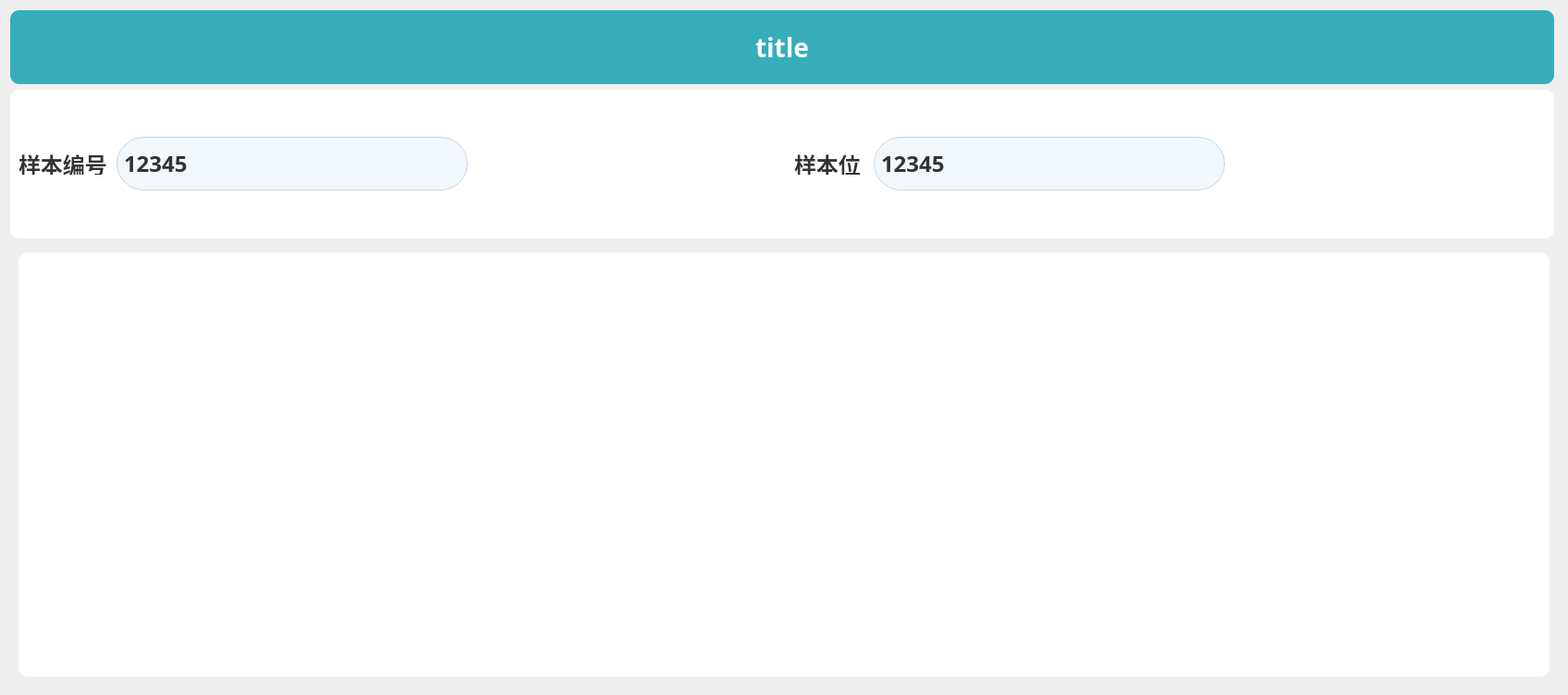
<?xml version="1.0" encoding="UTF-8"?>
<ui version="4.0">
 <class>SampleHistoryDetail</class>
 <widget class="QWidget" name="SampleHistoryDetail">
  <property name="geometry">
   <rect>
    <x>0</x>
    <y>0</y>
    <width>1696</width>
    <height>752</height>
   </rect>
  </property>
  <property name="sizePolicy">
   <sizepolicy hsizetype="Fixed" vsizetype="Fixed">
    <horstretch>0</horstretch>
    <verstretch>0</verstretch>
   </sizepolicy>
  </property>
  <property name="minimumSize">
   <size>
    <width>1696</width>
    <height>752</height>
   </size>
  </property>
  <property name="maximumSize">
   <size>
    <width>1696</width>
    <height>752</height>
   </size>
  </property>
  <property name="windowTitle">
   <string>Form</string>
  </property>
  <layout class="QVBoxLayout" name="verticalLayout" stretch="1,2,6">
   <item>
    <widget class="QWidget" name="widget" native="true">
     <property name="sizePolicy">
      <sizepolicy hsizetype="Fixed" vsizetype="Fixed">
       <horstretch>0</horstretch>
       <verstretch>0</verstretch>
      </sizepolicy>
     </property>
     <property name="minimumSize">
      <size>
       <width>1670</width>
       <height>80</height>
      </size>
     </property>
     <property name="maximumSize">
      <size>
       <width>1670</width>
       <height>80</height>
      </size>
     </property>
     <property name="styleSheet">
      <string notr="true">QWidget#widget{
background: #37ADBA;
border-radius: 10px 10px 0px 0px;
}</string>
     </property>
     <layout class="QHBoxLayout" name="horizontalLayout">
      <item>
       <spacer name="horizontalSpacer">
        <property name="orientation">
         <enum>Qt::Horizontal</enum>
        </property>
        <property name="sizeHint" stdset="0">
         <size>
          <width>341</width>
          <height>20</height>
         </size>
        </property>
       </spacer>
      </item>
      <item>
       <widget class="QLabel" name="lab_title">
        <property name="styleSheet">
         <string notr="true">font-family: PingFang SC;
font-weight: bold;
font-size: 28px;
color: #FFFFFF;
line-height: 42px;</string>
        </property>
        <property name="text">
         <string>title</string>
        </property>
       </widget>
      </item>
      <item>
       <spacer name="horizontalSpacer_2">
        <property name="orientation">
         <enum>Qt::Horizontal</enum>
        </property>
        <property name="sizeHint" stdset="0">
         <size>
          <width>340</width>
          <height>20</height>
         </size>
        </property>
       </spacer>
      </item>
     </layout>
    </widget>
   </item>
   <item>
    <widget class="QWidget" name="widget_2" native="true">
     <property name="sizePolicy">
      <sizepolicy hsizetype="Fixed" vsizetype="Fixed">
       <horstretch>0</horstretch>
       <verstretch>0</verstretch>
      </sizepolicy>
     </property>
     <property name="minimumSize">
      <size>
       <width>1670</width>
       <height>161</height>
      </size>
     </property>
     <property name="maximumSize">
      <size>
       <width>1670</width>
       <height>161</height>
      </size>
     </property>
     <property name="styleSheet">
      <string notr="true">QWidget#widget_2
{
background: #FFFFFF;
border-radius: 10px;
}</string>
     </property>
     <layout class="QHBoxLayout" name="horizontalLayout_2">
      <item>
       <widget class="QLabel" name="lab_num">
        <property name="sizePolicy">
         <sizepolicy hsizetype="Fixed" vsizetype="Fixed">
          <horstretch>0</horstretch>
          <verstretch>0</verstretch>
         </sizepolicy>
        </property>
        <property name="minimumSize">
         <size>
          <width>100</width>
          <height>23</height>
         </size>
        </property>
        <property name="maximumSize">
         <size>
          <width>100</width>
          <height>23</height>
         </size>
        </property>
        <property name="styleSheet">
         <string notr="true">font-family: PingFang SC;
font-weight: 500;
font-size: 24px;
color: #333333;
line-height: 42px;</string>
        </property>
        <property name="text">
         <string>样本编号</string>
        </property>
       </widget>
      </item>
      <item>
       <widget class="QLabel" name="lab_num_edit">
        <property name="sizePolicy">
         <sizepolicy hsizetype="Fixed" vsizetype="Fixed">
          <horstretch>0</horstretch>
          <verstretch>0</verstretch>
         </sizepolicy>
        </property>
        <property name="minimumSize">
         <size>
          <width>380</width>
          <height>58</height>
         </size>
        </property>
        <property name="maximumSize">
         <size>
          <width>380</width>
          <height>58</height>
         </size>
        </property>
        <property name="styleSheet">
         <string notr="true">background: #F2F7FB;
border-radius: 29px;
border: 1px solid rgba(170,189,212,0.6);
font-family: PingFang SC;
font-weight: bold;
font-size: 24px;
color: #333333;
line-height: 35px;</string>
        </property>
        <property name="text">
         <string>12345</string>
        </property>
       </widget>
      </item>
      <item>
       <spacer name="horizontalSpacer_3">
        <property name="orientation">
         <enum>Qt::Horizontal</enum>
        </property>
        <property name="sizeHint" stdset="0">
         <size>
          <width>259</width>
          <height>20</height>
         </size>
        </property>
       </spacer>
      </item>
      <item>
       <widget class="QLabel" name="lab_location">
        <property name="sizePolicy">
         <sizepolicy hsizetype="Fixed" vsizetype="Fixed">
          <horstretch>0</horstretch>
          <verstretch>0</verstretch>
         </sizepolicy>
        </property>
        <property name="minimumSize">
         <size>
          <width>80</width>
          <height>23</height>
         </size>
        </property>
        <property name="maximumSize">
         <size>
          <width>80</width>
          <height>23</height>
         </size>
        </property>
        <property name="styleSheet">
         <string notr="true">font-family: PingFang SC;
font-weight: 500;
font-size: 24px;
color: #333333;
line-height: 42px;</string>
        </property>
        <property name="text">
         <string>样本位</string>
        </property>
       </widget>
      </item>
      <item>
       <widget class="QLabel" name="lab_location_edit">
        <property name="sizePolicy">
         <sizepolicy hsizetype="Fixed" vsizetype="Fixed">
          <horstretch>0</horstretch>
          <verstretch>0</verstretch>
         </sizepolicy>
        </property>
        <property name="minimumSize">
         <size>
          <width>380</width>
          <height>58</height>
         </size>
        </property>
        <property name="maximumSize">
         <size>
          <width>380</width>
          <height>58</height>
         </size>
        </property>
        <property name="styleSheet">
         <string notr="true">background: #F2F7FB;
border-radius: 29px;
border: 1px solid rgba(170,189,212,0.6);
font-family: PingFang SC;
font-weight: bold;
font-size: 24px;
color: #333333;
line-height: 35px;</string>
        </property>
        <property name="text">
         <string>12345</string>
        </property>
       </widget>
      </item>
      <item>
       <spacer name="horizontalSpacer_4">
        <property name="orientation">
         <enum>Qt::Horizontal</enum>
        </property>
        <property name="sizeHint" stdset="0">
         <size>
          <width>259</width>
          <height>20</height>
         </size>
        </property>
       </spacer>
      </item>
     </layout>
    </widget>
   </item>
   <item>
    <widget class="QWidget" name="widget_3" native="true">
     <layout class="QGridLayout" name="gridLayout">
      <item row="0" column="0">
       <widget class="QTableWidget" name="tableWidget">
        <property name="styleSheet">
         <string notr="true">QWidget#widget_table
{
background: #FFFFFF;
border-radius: 10px;
}
QTableWidget#tableWidget
{
background: #FFFFFF;
font-family: PingFang SC;
font-weight: 500;
font-size: 24px;
border-radius: 10px;
color: #333333;
line-height: 42px;
}
QTableWidget::item {
    text-align: center;
}
QHeaderView {
    font-family: PingFang SC;
	font-weight: 500;
	font-size: 22px;
	color: #6D7E92;
	line-height: 42px;
}

QHeaderView::section {
    background-color: #EFF0F2;
	border-top: 1px solid #E1EBF6;
	border-left: none;
	border-bottom: 1px solid #E1EBF6;
	border-right: none;
	line-height: 42px;
}
QTableWidget::item:selected {
    background: #D4F2F5;
	border-top: none;
	border-left: none;
	border-bottom: 1px solid #22A4B3;
	border-right: none;
}</string>
        </property>
       </widget>
      </item>
     </layout>
    </widget>
   </item>
  </layout>
 </widget>
 <resources/>
 <connections/>
</ui>
